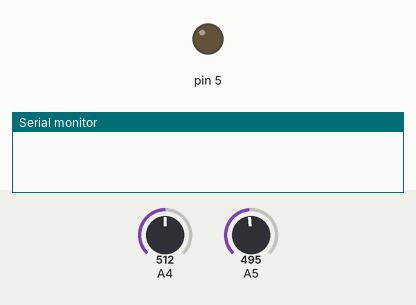
Recording of a sketch running on a simulated Arduino Uno, built with avr-gcc and run on an emulated ATmega328P. Parts: output pins drawn as LEDs (lit = HIGH), the last lines printed to the serial monitor. The test bench sets the inputs (shaded band); at power-on: A4 = 512, A5 = 495.

Above: at 0.1 s.
At 5.2 s:
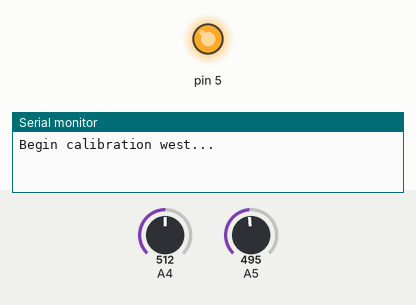
5.3 s: A4 set to 105
8.3 s: A4 set to 91
11.3 s: A5 set to 495
Timing chart, 0 to 14.3 s (numbered marks = the images above; inputs shaded):
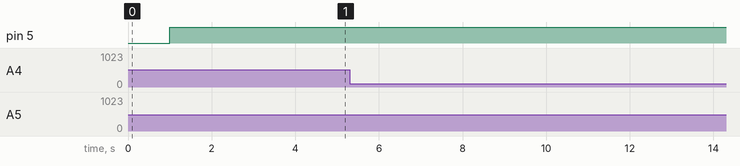

The sketch:

calibration.ino
```cpp
#include<EEPROM.h>

unsigned int sensorMinEast=1023; //minimum High

unsigned int sensorMaxEast=0; //maximum Low

unsigned int sensorValueEast=0;


unsigned int sensorMinWest=1023; //minimum High

unsigned int sensorMaxWest=0; //maximum Low

unsigned int sensorValueWest=0;

 void EEPROMWriteInt(int p_address, int p_value)
     {
     byte lowByte = ((p_value >> 0) & 0xFF);
     byte highByte = ((p_value >> 8) & 0xFF);

     EEPROM.write(p_address, lowByte);
     EEPROM.write(p_address + 1, highByte);
     }

void setup() {
  // put your setup code here, to run once:
  delay(1000);
  pinMode(5,OUTPUT);
  digitalWrite(5,HIGH);

 Serial.begin(9600);
  Serial.println("Begin calibration west...");
  while(Serial.available() <= 0) {
    sensorValueWest=analogRead(A4);
    //record the maximum sensor value
    if(sensorValueWest > sensorMaxWest)
      sensorMaxWest=sensorValueWest;
    //record the minimum sensor value
    if(sensorValueWest < sensorMinWest)
      sensorMinWest=sensorValueWest;
  }
  Serial.read();
  Serial.println("Done");
  Serial.println("Begin calibration east...");
  while(Serial.available() <=0) {
    sensorValueEast=analogRead(A5);
    //record the maximum sensor value
    if(sensorValueEast > sensorMaxEast)
      sensorMaxEast=sensorValueEast;
    //record the minimum sensor value
    if(sensorValueEast < sensorMinEast)
      sensorMinEast=sensorValueEast;
  }
  Serial.println("Done");

  EEPROMWriteInt(10,sensorMinWest);

  EEPROMWriteInt(20,sensorMaxWest);

  EEPROMWriteInt(30,sensorMinEast);

  EEPROMWriteInt(40,sensorMaxEast);


}

void loop() {


    sensorValueWest=0;
    sensorValueEast=0;

    for(int i=0;i<20;i++)
      sensorValueWest+=analogRead(A4);

    sensorValueWest/=20;
    Serial.print("AnW:" + String(sensorValueWest));
    sensorValueWest=map(sensorValueWest,sensorMinWest,sensorMaxWest,0,255);
    sensorValueWest=constrain(sensorValueWest,0,255);
    Serial.print("\tMapped West: ");
    Serial.print(sensorValueWest);

 for(int i=0;i<20;i++)
      sensorValueEast+=analogRead(A5);

    sensorValueEast/=20;

     Serial.print("AnE:" + String(sensorValueEast));
    sensorValueEast=map(sensorValueEast,sensorMinEast,sensorMaxEast,0,255);
    sensorValueEast=constrain(sensorValueEast,0,255);
    Serial.print("\t East: ");
    Serial.println(sensorValueEast);
}
```

Measured:
- after the input at 5.3 s, every drawn part: stays the same
- after the input at 8.3 s, every drawn part: stays the same
- after the input at 11.3 s, every drawn part: stays the same
